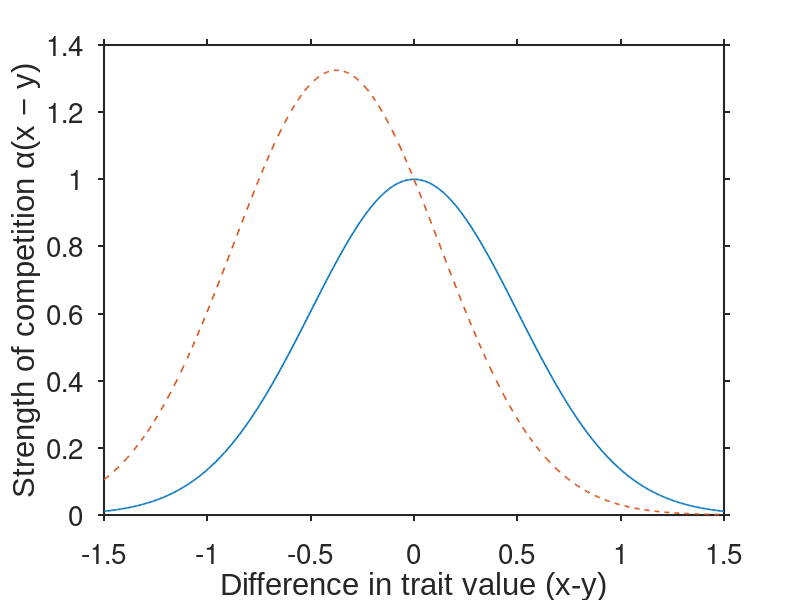

Write the MATLAB code that produced this figure. (Note: this script raises an error after producing the figure.)
%%Alice Henman%%
%%Evolutionary Branching in Models for Symmetric and Asymmetric
%%Competition%%

%%Default graphing layout from Dennis
set(0,'defaultTextFontName', 'Arial');
set(0,'defaultaxesfontsize', 20); % 25 for 1X3, 20 for 1X2 figures
%set(0,'defaultLegendInterpreter','latex');
set(0,'defaultAxesTickLabelInterpreter','none');
set(0,'defaulttextinterpreter','none');
set(0,'defaultAxesXGrid','off');
set(0,'defaultAxesYGrid','off');
set(0,'defaultAxesTickDir','out');
set(0,'defaultAxesLineWidth',1.5);

%Gaussian Competition function: alpha(x-y)
function alpha = alpha(z,sigma,beta)
    alpha = exp(sigma.^2.*beta.^2/2).*exp(-(z+sigma.^2.*beta).^2./(2.*sigma.^2));
end
% z represents x-y
z=linspace(-1.5,1.5,500);

%parameters
sigma = 0.5;%0.25; %width
sigma0 = 0.5;
beta0 = 0;   %symmetrical
beta1 = 1.5; %asymmetric

figure;
plot(z,alpha(z,sigma,beta0),'DisplayName', sprintf('β = %.1f',beta0), ...
    'LineWidth',1.2);
hold on;    %Plotting 2 plots on 1
plot(z,alpha(z,sigma,beta1),"--",'DisplayName', sprintf('β = %.1f',beta1), ...
    'LineWidth',1.2);  %To differentiate curves in black and white
xlabel('Difference in trait value (x-y)');
ylabel('Strength of competition α(x − y)');
ax=gca;
ax.FontSize = 18;    %sets axes labels and titles size
legend(FontSize=18); %sets legend fontsize
legend('boxoff');    %Removes box around legend



%(Mexican hat) Wavelet Competition function
function alpha1=alpha1(x,y,sigma,beta)
    alpha1 = exp(sigma.^2.*beta.^2/2).* ...
(1.-((x-y+sigma.^2.*beta)./sigma).^2).*exp(-(x-y+sigma.^2.*beta).^2./(2*sigma^2));
end
%The beta parameter can add asymmetry to the competition
%but I'm just keeping it as beta=0 for now
%z=x-y

figure;
plot(z,alpha1(z,0,sigma,beta0),'DisplayName', sprintf('σ_α = %.2f',sigma), ...
    "LineWidth",1.5);
hold on;
plot(z,alpha1(z,0,sigma0,beta0),'r--','DisplayName', sprintf('σ_α = %.2f',sigma0), ...
    "LineWidth",1.5);
xlabel('Difference in trait value (x-y)');
ylabel('Strength of competition α(x − y)');
grid on;
ax=gca;
ax.FontSize = 20;
legend(FontSize=20);
legend('boxoff');

%Double Gaussian Carrying capacity K(x)
function Gauss=G(sigma,x0,x)
    Gauss = exp(-(x-x0).^2./(2*sigma^2));
end

function K=K(C1,C2,sigma1,sigma2,x0,x)
    K = C1*G(sigma1,x0,x)-C2*G(sigma2,x0,x);
end

%Parameters
C1 = 2.5;%5*rand;
C2 = 2;%C1*rand;
sigma1 = 0.3;%0.5;%0.5*rand;
sigma2 = 0.15;%0.35;%sigma1*sqrt(C2/C1)*rand; % condition for there to be 2 humps
x0 = 1.5;%1+5*rand;

x=linspace(0,3,500);

figure;
plot(x,K(C1,C2,sigma1,sigma2,x0,x),'r--',"LineWidth",1.5);
hold on;
xlabel('Trait value x');
ylabel('Carrying Capacity, K(x)');
grid on;
ax=gca;
ax.FontSize = 20;
legend("boxoff");

%The Mathssss

%Parameters
r=rand+0.001; %growth rate
%stable strategies
x2=x0+sqrt(2*sigma1^2*sigma2^2*log(C1*sigma2^2/(C2*sigma1^2))/(sigma2^2-sigma1^2));
x3=x0-sqrt(2*sigma1^2*sigma2^2*log(C1*sigma2^2/(C2*sigma1^2))/(sigma2^2-sigma1^2));

h1=plot(x0*ones(1,2),[0,1.5],'k-');
h2=plot(x2*ones(1,2),[0,1.5],'r-.');
h3=plot(x3*ones(1,2),[0,1.5],'b--');
legend([h1,h2,h3], {sprintf('x_0 = %.2f', x0) sprintf('x_0+x_1 = %.2f', x2) sprintf('x_0-x_1 = %.2f', x3)});

%Invasion fitness
f = @(x,y) r*(1-alpha1(y,x,sigma,beta0).*K(C1,C2,sigma1,sigma2,x0,x) ...
    ./K(C1,C2,sigma1,sigma2,x0,y));

y = linspace(0.5,2.5,500);
[x,y] = meshgrid(y, y);
F = f(x,y);

figure
hold on

contourf(x,y,F>0,1,'LineStyle','none')
contour(x,y,F,[0 0],'k','LineWidth',2) %black line for f=0
colormap([1 1 1; 0.6 0.9 0.3]); %green for f>0 white for f<0
xlabel('$\textsf{Resident trait value}$ ($x$)','Interpreter','latex','FontSize',17);
ylabel('$\textsf{Mutant trait value}$ ($y$)','Interpreter','latex','FontSize',17);
%xlabel('x'), ylabel('y');
title(['PIP for σ_{α} = ',num2str(sigma)],'Interpreter','tex');

h1=plot(x0*ones(1,2),[0.5,y(end)],'k-');
h2=plot(x2*ones(1,2),[0.5,y(end)],'r-.');
h3=plot(x3*ones(1,2),[0.5,y(end)],'b--');

legend(Location="northwest");
legend([h1,h2,h3], {sprintf('x_0 = %.2f', x0) sprintf('x_0+x_1 = %.2f', x2) sprintf('x_0-x_1 = %.2f', x3)});
axis equal
box on

%Plot to show that the conditions for branching are satisfied
figure;
z=linspace(0.001,1,1000); %range of sigmak1 and k2
[sk1,sk2] = meshgrid(z,z);
C=C1/C2; %ratio of C1/C2>1
h = @(x,y) 3*(y.^2-x.^2)./(2.*log(C*y.^2./x.^2));
H=h(sk1,sk2); %values of the RHS of branching condition
[h,w]=size(H);
for i = 2:h
    for j = 1:i
        if i>=j
            H(i,j)=-3;
        end
    end
end
hlims=[-3 3]; %stops large values drowning out small variations close to 0
imagesc(z,z,H,hlims);
hold on;
cmap = [abyss;autumn];
colormap(cmap); 
colorbar;
colorbar('Ticks',[-1.5,0,0.5,1,1.5,2,2.5,3],...
         'TickLabels',{'undefined','0','0.5','1','1.5','2','2.5','3+'})
xlabel("\sigma_{k1}",'Interpreter','tex');
ylabel("\sigma_{k2}",'Interpreter','tex');
set(gca,'YDir','normal'); %makes axis look normal
% title('C* colour plot on \sigma_{k1},\sigma_{k2} axis','Interpreter','tex');

%Example PIP to show branching conditions
Y = linspace(1,1.48,500);
X = linspace(1,2*x3-1,500);
[x,y] = meshgrid(Y, Y);
F = f(x,y);

figure
hold on

contourf(x,y,F>0,1,'LineStyle','none')
contour(x,y,F,[0 0],'k','LineWidth',2) %black line for f=0
colormap([1 1 1; 0.6 0.9 0.3]); %green for f>0 white for f<0
xlabel('$\textsf{Resident trait value}$ ($x$)','Interpreter','latex','FontSize',17);
ylabel('$\textsf{Mutant trait value}$ ($y$)','Interpreter','latex','FontSize',17);
%title(['PIP for σ_{α} = ',num2str(sigma)],'Interpreter','tex');

h1=plot(x3*ones(1,2),[1,y(end)],'k-');
h2=plot((x3+0.05)*ones(1,2),[1,x3-0.05],'b:');
h3=plot((x3-0.05)*ones(1,2),[1,x3+0.05],'r-.');
h4=plot([1,x3-0.05],(x3+0.05)*ones(1,2),'b:');
h5=plot([1,x3+0.05],(x3-0.05)*ones(1,2),'r-.');
h6=plot(X,2*x3-X,'--',LineWidth=1.5);

plot(x3+0.05,x3-0.05,'k.','MarkerSize',18);
plot(x3-0.05,x3+0.05,'k.','MarkerSize',18);
text(x3+0.05,x3-0.05,"$f_{x'}(y')>0$",'Interpreter','latex','FontSize',18,'VerticalAlignment','bottom');
text(x3-0.05,x3+0.05,"$f_{x'}(y')>0$",'Interpreter','latex','FontSize',18,'HorizontalAlignment','right','VerticalAlignment','top');

%legend(Location="northwest");
legend([h1,h2,h3,h6], {sprintf('$x^*$') sprintf("$x'$") sprintf("$y'$") sprintf("$y=2x^*-x$")},'Interpreter','latex');
axis equal
set(gca,'XTick',[], 'YTick', [])
box on
